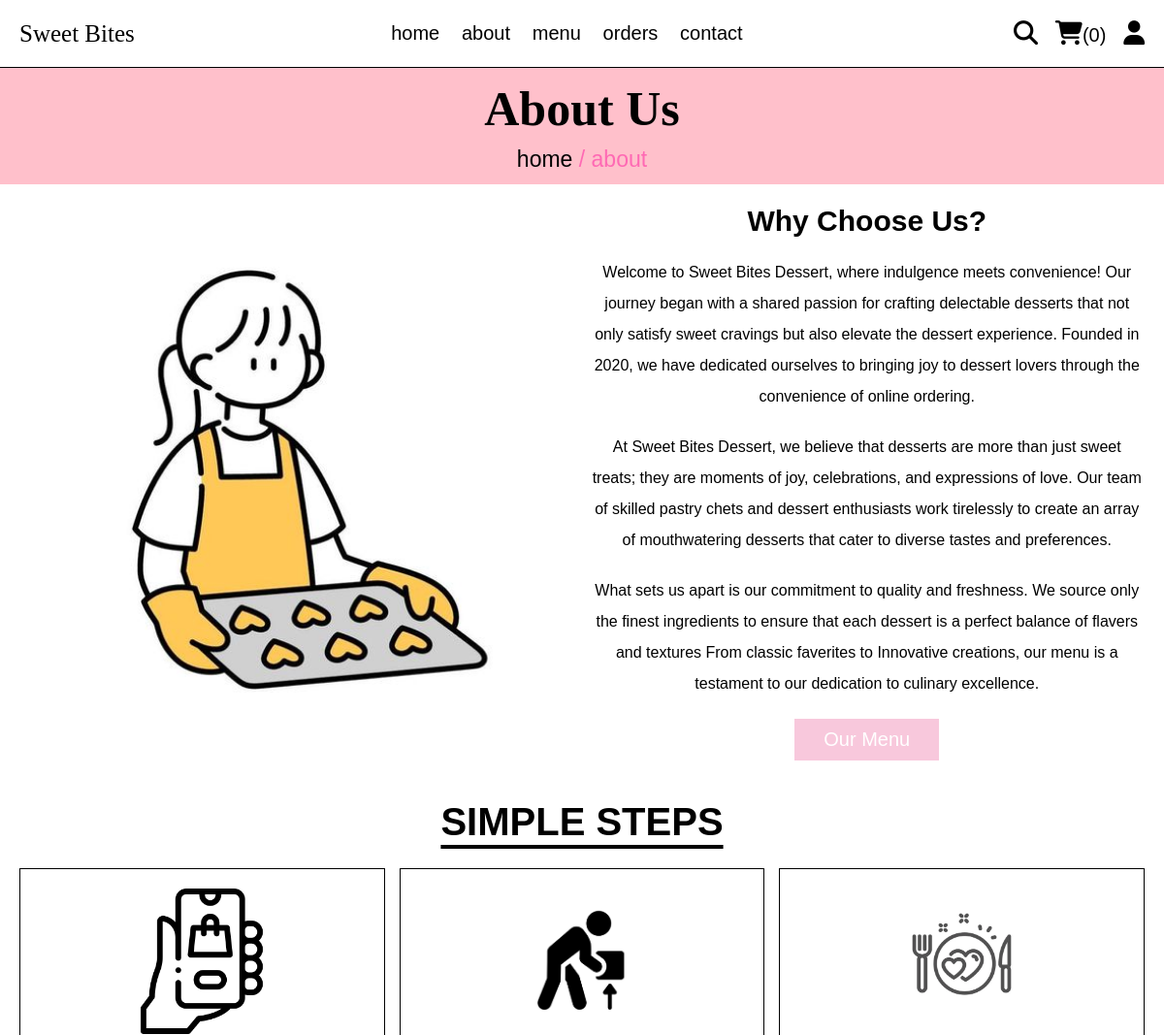
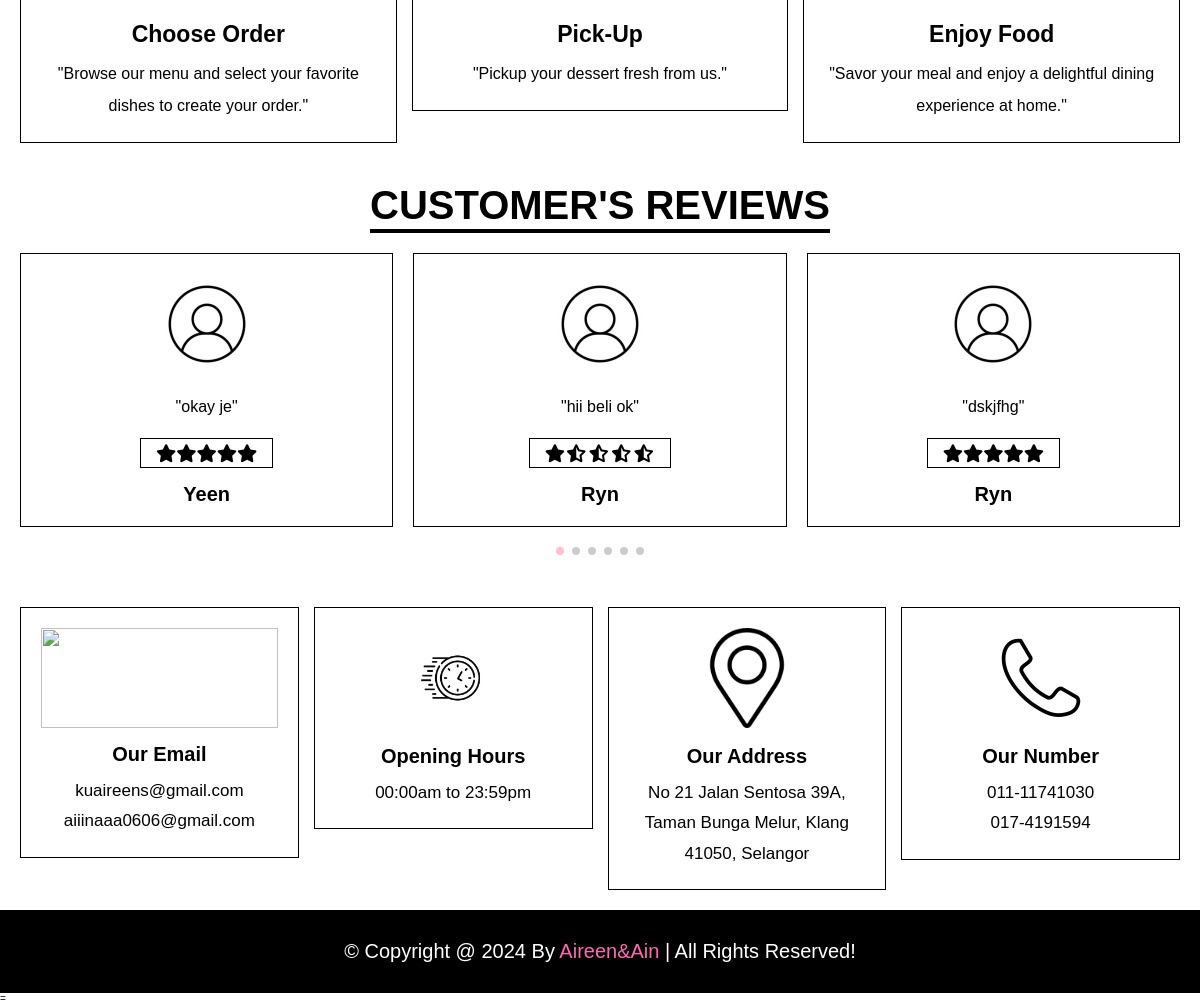
Page /about.php on the committed database (2 pictures, top to bottom).
### tables this page shows
CREATE TABLE `reviews` (
  `id` int(11) NOT NULL,
  `user_id` int(11) NOT NULL,
  `product_id` int(11) NOT NULL,
  `rating` int(11) NOT NULL,
  `comment` text DEFAULT NULL,
  `created_at` timestamp NOT NULL DEFAULT current_timestamp(),
  `order_id` int(11) DEFAULT NULL,
  `review` varchar(255) DEFAULT NULL
);

CREATE TABLE `users` (
  `id` int(100) NOT NULL,
  `name` varchar(20) NOT NULL,
  `email` varchar(50) NOT NULL,
  `number` varchar(10) NOT NULL,
  `password` varchar(50) NOT NULL
);

### about.php (the view, shortened to what this page needs)
<?php
include 'components/connect.php';
?>
<!DOCTYPE html>
<html lang="en">
<head>
   <link rel="stylesheet" href="https://unpkg.com/swiper@8/swiper-bundle.min.css" />
   <link rel="stylesheet" href="https://cdnjs.cloudflare.com/ajax/libs/font-awesome/6.1.1/css/all.min.css">
   <link rel="stylesheet" href="css/style.css">
</head>
<body>
<?php include 'components/user_header.php'; ?>
<div class="heading">
   <h3>about us</h3>
   <p><a href="home.php">home</a> <span> / about</span></p>
</div>
<section class="about">
   <div class="row">
      <div class="image">
         <img src="images/baker.jpg" alt="">
      </div>
      <div class="content">
         <h3>why choose us?</h3>
         <p>Welcome to Sweet Bites Dessert, where indulgence meets convenience! Our journey began with a shared passion for crafting delectable desserts that not only satisfy sweet cravings but also elevate the dessert experience. Founded in 2020, we have dedicated ourselves to bringing joy to dessert lovers through the convenience of online ordering.</p>
         <p>At Sweet Bites Dessert, we believe that desserts are more than just sweet treats; they are moments of joy, celebrations, and expressions of love. Our team of skilled pastry chets and dessert enthusiasts work tirelessly to create an array of mouthwatering desserts that cater to diverse tastes and preferences.</p>
         <p>What sets us apart is our commitment to quality and freshness. We source only the finest ingredients to ensure that each dessert is a perfect balance of flavers and textures From classic faverites to Innovative creations, our menu is a testament to our dedication to culinary excellence.</p>
         <a href="menu.php" class="btn">our menu</a>
      </div>
   </div>
</section>
<section class="steps">
   <h1 class="title">simple steps</h1>
   <div class="box-container">
      <div class="box">
         <img src="images/choose.jpg" alt="">
         <h3>choose order</h3>
         <p> "Browse our menu and select your favorite dishes to create your order."</p>
      </div>
      <div class="box">
         <img src="images/pickup.png" alt="">
         <h3>pick-up</h3>
         <p>"Pickup your dessert fresh from us."</p>
      </div>
      <div class="box">
         <img src="images/enjoy.jpg" alt="">
         <h3>enjoy food</h3>
         <p>"Savor your meal and enjoy a delightful dining experience at home."</p>
      </div>
   </div>
</section>
<section class="reviews">
   <h1 class="title">customer's reviews</h1>
   <div class="swiper reviews-slider">
      <div class="swiper-wrapper">
      <?php
         $select_reviews = $conn->prepare("SELECT reviews.*, users.name FROM `reviews` JOIN `users` ON reviews.user_id = users.id ORDER BY reviews.created_at DESC");
         $select_reviews->execute();
         if($select_reviews->rowCount() > 0){
            while($fetch_reviews = $select_reviews->fetch(PDO::FETCH_ASSOC)){
         ?>
         <div class="swiper-slide slide">
            <img src="images/user-profile.jpg" alt="">
            <p>"<?= htmlspecialchars($fetch_reviews['review']); ?>"</p>
            <div class="stars">
               <?php
                  for($i = 0; $i < 5; $i++){
                     if($i < $fetch_reviews['rating']){
                        echo '<i class="fas fa-star"></i>';
                     } else {
                        echo '<i class="fas fa-star-half-alt"></i>';
                     }
                  }
               ?>
            </div>
            <h3><?= htmlspecialchars($fetch_reviews['name']); ?></h3>
         </div>
         <?php
            }
         } else {
            echo '<p class="empty">no reviews yet!</p>';
         }
         ?>
      </div>
      <div class="swiper-pagination"></div>
   </div>
</section>
<?php include 'components/footer.php'; ?>
=
</body>
</html>

### css/style.css (style rules this page uses)
:root { --soft-pink: #ffc0cb; --lavender: #f4c0ff; --pink: #ff69b4; --black: #000000; --white: #ffffff; --light-gray: #f8f8f8; --red: #ff0000; --border: 1px solid #000000; }
* { font-family: 'calibri', sans-serif; margin: 0; padding: 0; box-sizing: border-box; outline: none; border: none; text-decoration: none; }
.title,h1,h2,h3,h4,h5,h6 { font-family: 'calibri', sans-serif; }
html { font-size: 62.5%; overflow-x: hidden; scroll-behavior: smooth; stop-opacity: 7rem; }
section { margin: 0 auto; max-width: 1200px; padding: 2rem; }
.title { text-align: center; margin-bottom: 2.5rem; font-size: 4rem; color: var(--black); text-transform: uppercase; text-decoration: underline; text-underline-offset: 1rem; }
.heading { display: flex; align-items: center; justify-content: center; gap: 1rem; flex-flow: column; background-color: var(--soft-pink); min-height: 12rem; }
.heading h3 { font-size: 5rem; color: var(--black); text-transform: capitalize; font-family:'Broadway'; }
.heading p { font-size: 2.3rem; color: var(--pink); }
.heading p a { color: var(--black); }
.btn, .delete-btn { margin-top: 1rem; display: inline-block; font-size: 2rem; padding: 1rem 3rem; cursor: pointer; text-transform: capitalize; transition: .2s linear; }
.btn { background-color: #F8C8DC ; color: var(--white); }
.about .row { display: flex; align-items: center; flex-wrap: wrap; gap: 1.5rem; }
.about .row .image { flex: 1 1 40rem; }
.about .row .image img { width: 100%; }
.about .row .content { flex: 1 1 40rem; text-align: center; }
.about .row .content h3 { font-size: 3rem; color: var(--black); text-transform: capitalize; margin-bottom: 1rem; }
.about .row .content p { padding: 1rem 0; line-height: 2; font-size: 1.6rem; color: var(--light-color); }
.steps .box-container { display: grid; grid-template-columns: repeat(auto-fit, minmax(30rem, 1fr)); gap: 1.5rem; align-items: flex-start; }
.steps .box-container .box { text-align: center; border: var(--border); padding: 2rem; }
.steps .box-container .box img { height: 15rem; width: 100%; object-fit: contain; margin-bottom: 1rem; }
.steps .box-container .box h3 { font-size: 2.3rem; margin: 1rem 0; color: var(--black); text-transform: capitalize; }
.steps .box-container .box p { line-height: 2; font-size: 1.6rem; color: var(--light-color); }
.reviews .slide { margin-bottom: 4rem; border: var(--border); padding: 2rem; text-align: center; }
.reviews .slide img { height: 10rem; width: 10rem; border-radius: 50%; }
.reviews .slide p { padding: 1.5rem 0; line-height: 2; font-size: 1.6rem; color: var(--light-color); }
.reviews .slide .stars { display: inline-block; padding: 0.5rem 1.5rem; border: var(--border); }
.reviews .slide .stars i { font-size: 1.8rem; color: var(--yellow); }
.reviews .slide h3 { font-size: 2rem; margin-top: 1.5rem; text-transform: capitalize; color: var(--black); }

### rows in the picture
reviews: review "okay je", rating 5 (drawn), user.name "Yeen"
reviews: review "hii beli ok", rating 1 (drawn), user.name "Ryn"
reviews: review "dskjfhg", rating 5 (drawn), user.name "Ryn"

### other values in the picture
$total_cart_items "0"
